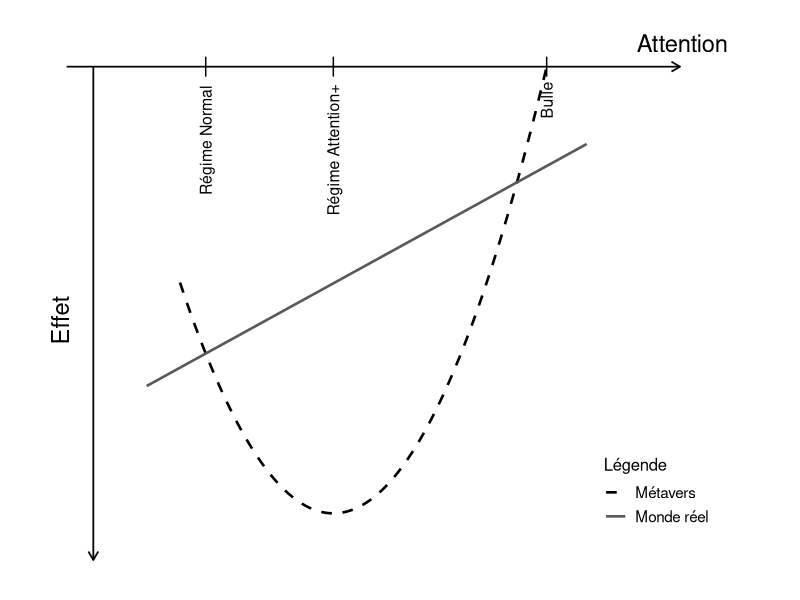
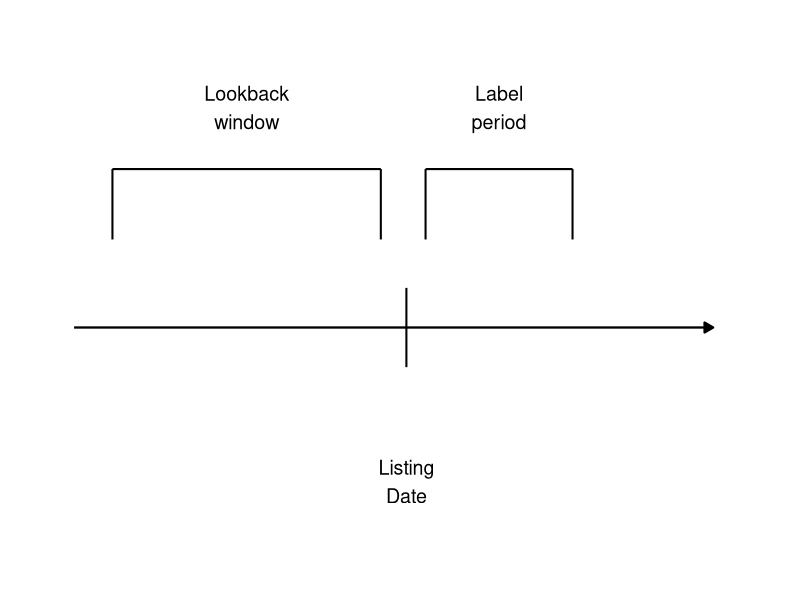

The R script that drew these images, in order:
library(ggplot2)

y_axis_top <- 8

# Points voulus
B <- 5.0
C <- 8.2
y_vertex <- 1.3

# Parabole
a <- (y_axis_top - y_vertex) / (C - B)^2
f <- function(x) a * (x - B)^2 + y_vertex

# Droite
m <- 0.55
b <- 2.0
g <- function(x) m * x + b

# Intersection A
h <- function(x) f(x) - g(x)
A <- uniroot(h, lower = 2.0, upper = B)$root

# Données
x_par <- seq(2.7, C, length.out = 400)
parab_df <- data.frame(
  x = x_par,
  y = f(x_par),
  courbe = "Métavers"
)

x_line <- seq(2.2, 8.8, length.out = 2)
line_df <- data.frame(
  x = x_line,
  y = g(x_line),
  courbe = "Monde réel"
)

ggplot() +
  # Axe horizontal supérieur
  annotate("segment", x = 1, y = y_axis_top, xend = 10.2, yend = y_axis_top,
           arrow = arrow(length = grid::unit(0.25, "cm")), linewidth = 0.6) +
  
  # Axe vertical
  annotate("segment", x = 1.4, y = y_axis_top, xend = 1.4, yend = 0.6,
           arrow = arrow(length = grid::unit(0.25, "cm")), linewidth = 0.6) +
  
  # Ticks A, B, C
  annotate("segment", x = A, y = y_axis_top - 0.15, xend = A, yend = y_axis_top + 0.15, linewidth = 0.5) +
  annotate("segment", x = B, y = y_axis_top - 0.15, xend = B, yend = y_axis_top + 0.15, linewidth = 0.5) +
  annotate("segment", x = C, y = y_axis_top - 0.15, xend = C, yend = y_axis_top + 0.15, linewidth = 0.5) +
  
  # Labels
  annotate("text", x = A, y = y_axis_top - 1.1, label = "Régime Normal", size = 4, angle = 90) +
  annotate("text", x = B, y = y_axis_top - 1.25, label = "Régime Attention+", size = 4, angle = 90) +
  annotate("text", x = C, y = y_axis_top - 0.5, label = "Bulle", size = 4, angle = 90) +
  annotate("text", x = 9.55, y = y_axis_top + 0.35, label = "Attention", hjust = 0, size = 6) +
  annotate("text", x = 0.9, y = 4.2, label = "Effet", angle = 90, size = 6) +
  
  # Courbes avec légende
  geom_line(
    data = parab_df,
    aes(x = x, y = y, color = courbe),
    linewidth = 0.9,
    linetype = 2
  ) +
  geom_line(
    data = line_df,
    aes(x = x, y = y, color = courbe),
    linewidth = 0.9
  ) +
  
  scale_color_manual(
    name = "Légende",
    values = c("Métavers" = "black", "Monde réel" = "grey35")
  ) +
  
  coord_cartesian(xlim = c(0, 12), ylim = c(0, 9), expand = FALSE) +
  theme_void() +
  theme(
    legend.position = c(0.82, 0.18),
    legend.background = element_blank(),
    legend.title = element_text(size = 12),
    legend.text = element_text(size = 11)
  )


########################################################################

library(ggplot2)

# bornes de la timeline
x_min <- 0
x_max <- 10

# position de la listing date
listing_date <- 5.2

# bornes des deux intervalles
lookback_start <- 0.6
lookback_end   <- 4.8

label_start <- 5.5
label_end   <- 7.8

p <- ggplot() +
  # axe principal
  geom_segment(
    aes(x = x_min, xend = x_max, y = 0, yend = 0),
    linewidth = 0.8,
    arrow = arrow(length = grid::unit(0.25, "cm"), type = "closed")
  ) +
  
  # repère vertical : listing date
  geom_segment(
    aes(x = listing_date, xend = listing_date, y = -0.18, yend = 0.18),
    linewidth = 0.7
  ) +
  
  # accolade "lookback window"
  geom_segment(aes(x = lookback_start, xend = lookback_end, y = 0.72, yend = 0.72), linewidth = 0.7) +
  geom_segment(aes(x = lookback_start, xend = lookback_start, y = 0.72, yend = 0.40), linewidth = 0.7) +
  geom_segment(aes(x = lookback_end,   xend = lookback_end,   y = 0.72, yend = 0.40), linewidth = 0.7) +
  
  # accolade "label period"
  geom_segment(aes(x = label_start, xend = label_end, y = 0.72, yend = 0.72), linewidth = 0.7) +
  geom_segment(aes(x = label_start, xend = label_start, y = 0.72, yend = 0.40), linewidth = 0.7) +
  geom_segment(aes(x = label_end,   xend = label_end,   y = 0.72, yend = 0.40), linewidth = 0.7) +
  
  # textes
  annotate("text", x = (lookback_start + lookback_end) / 2, y = 1.00,
           label = "Lookback\nwindow", size = 5) +
  annotate("text", x = (label_start + label_end) / 2, y = 1.00,
           label = "Label\nperiod", size = 5) +
  annotate("text", x = listing_date, y = -0.70,
           label = "Listing\nDate", size = 5) +
  
  # mise en forme
  coord_cartesian(xlim = c(0, 10.2), ylim = c(-1.0, 1.25), clip = "off") +
  theme_void() +
  theme(
    plot.margin = margin(20, 30, 20, 30)
  )

p
